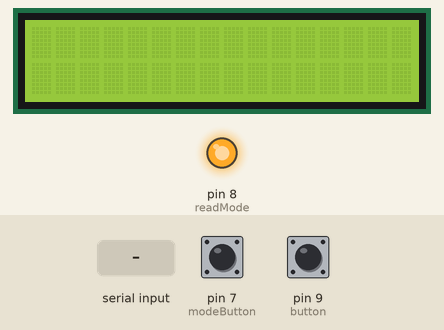
Bench run of a sketch on a simulated Arduino Uno, built with avr-gcc and run on an emulated ATmega328P. On the bench: 16×2 character LCD, output pins drawn as LEDs (lit = HIGH). The test bench sets the inputs (shaded band); at power-on: pin 7 (modeButton) LOW, pin 9 (button) LOW. What the sketch prints to the serial monitor is not drawn.

Above: at 1.2 s.
1.3 s: pin 7 (modeButton) pulled HIGH for 0.15 s
At 2.0 s:
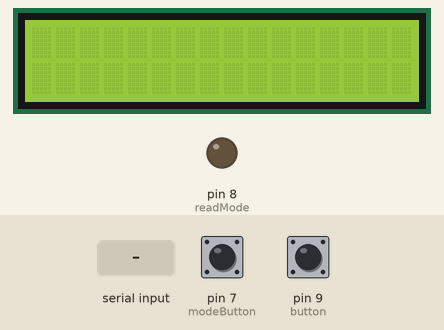
2.9 s: pin 9 (button) pulled HIGH for 3.2 s
At 7.4 s:
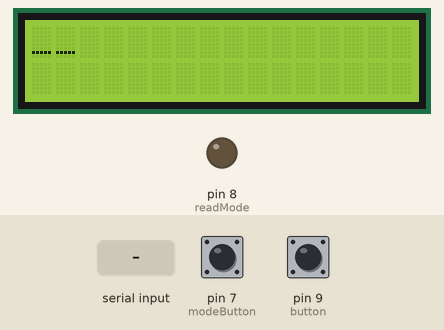
9.1 s: pin 9 (button) pulled HIGH for 0.15 s
At 10.5 s:
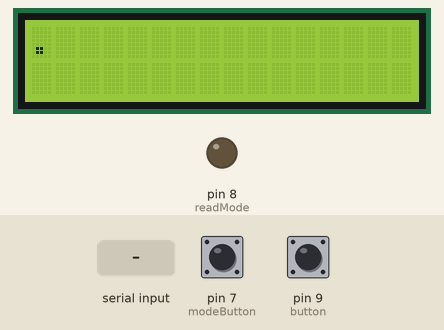
12.2 s: pin 9 (button) pulled HIGH for 1 s
16.2 s: pin 7 (modeButton) pulled HIGH for 1 s
At 16.8 s:
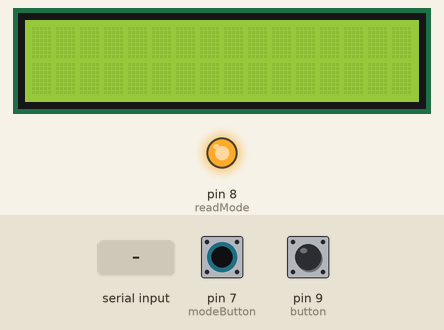
18.7 s: "1" received over Serial
At 19.0 s:
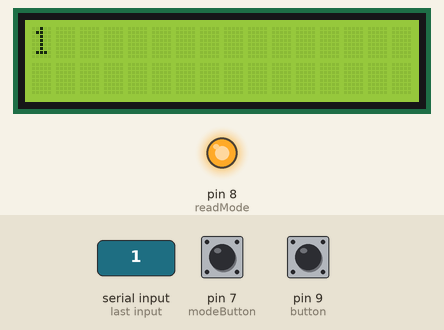
Timing chart, 0 to 21.2 s (numbered marks = the images above; inputs shaded):
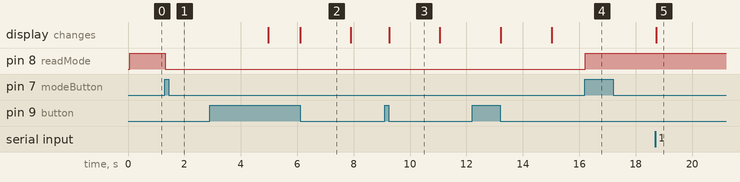

Measured:
- after the input at 1.3 s, pin 8 (readMode): HIGH → LOW at once
- after the input at 2.9 s, the display: first changes after 2.1 s (image 2 shows a later state)
- after the input at 9.1 s, the display: changes after 0.16 s (image 3)
- after the input at 16.2 s, pin 8 (readMode): LOW → HIGH at once
- after the input at 18.7 s, the display: changes at once (image 5)
- what the display in image 2 shows lasts 1.8 s, from 6.1 s to 7.9 s

The sketch:

MorseCode.ino
```cpp
/*
 Library originally added 18 Apr 2008
 by David A. Mellis
 library modified 5 Jul 2009
 by Limor Fried (http://www.ladyada.net)
 example added 9 Jul 2009
 by Tom Igoe
 modified 22 Nov 2010
 by Tom Igoe
 modified 7 Nov 2016
 by Arturo Guadalupi


*/

// include the library code:
#include <LiquidCrystal.h>

// initialize the library by associating any needed LCD interface pin
// with the arduino pin number it is connected to
const byte rs = 12, en = 11, d4 = 5, d5 = 4, d6 = 3, d7 = 2;
const byte readMode = 8;
const byte modeButton = 7;
const byte button = 9;

char readAlphabet;
byte q;
byte p;

byte modeState = 0;
byte old_modeState = 0;
byte currentReadMode = HIGH;
int redbuttonactive = LOW;

byte state = 0;
int secondsOn = 0;
int secondsOff = 0;
byte currentLetter = 0;
byte i =0;
char morseInput[17];

char data;
char letterBefore[6];
char newWord[10];
int k;
int j;

String morseAlphabet[36] = {"._ ", "_... ", "_._. ", "_.. ", ". ",
".._. ", "__. ", ".... ", ".. ", ".___ ", "_._ ", "._.. ", "__ ",
"_. ", "___ ", ".__. ", "__._ ", "._. ", "... ", "_ ", ".._ ", "..._ ",
".__ ", "_.._ ", "_.__ ", "__.. ",".____ ","..___ ","...__ ", "...._ ","..... ","_.... ",
"__... ","___.. ","____. ","_____ "};

char alphabet[37] = "ABCDEFGHIJKLMNOPQRSTUVWXYZ1234567890";

//Beggining of stringLength Function******************
int stringLength(String wordToCheck)
{
  int i = 0;
  while(wordToCheck[i]!= '\0') //Iterates I until null terminator is found
  {
    i++;
  }
  return i;
}
//End of string length function***********************

//Beggining of translateLetter Function***************
char translateLetter(char letterBefore[10])
{
  int wordLength;
  int wordLength2 = stringLength(letterBefore);

  for(int i = 0; i<36; i++)                         //This loop will check every possible letter and number
  {
   wordLength = stringLength(morseAlphabet[i]);

   if(wordLength == wordLength2)                   //If the lengths of the string match then check to see if they are identical otherwise move to the next string
   {
    for (int j = 0; j<wordLength; j++)
    {
      if(letterBefore[j]!= morseAlphabet[i][j])   //If there is a mismatch then break this loop and look at the next string
      {
        break;
      }

      if(morseAlphabet[i][j] == ' ' && letterBefore[j] == ' ')   //If the strings both reach the end marked by a whitespace then the word matches
      {
        //Serial.println(alphabet[i]);
        return alphabet[i];                                      //If there is a match return the letter at index i (alphabet[i])
      }
    }
   }

  }
  return '$';                                                   // $ Chosen to be the character to show that no match was found
}
//End of translateLetter Function***********


LiquidCrystal lcd(rs, en, d4, d5, d6, d7);

void setup() {
  Serial.begin(9600);
  // set up the LCD's number of columns and rows:
  lcd.begin(16, 2);
  // Print a message to the LCD.
  pinMode(readMode, OUTPUT);
  pinMode(modeButton, INPUT);
  pinMode(button, INPUT);
  digitalWrite(LED_BUILTIN, HIGH);
}

void loop() {
  digitalWrite(readMode, currentReadMode);
  while(currentReadMode == HIGH){
    lcd.setCursor(p,q);

    modeState = digitalRead(modeButton);

    if(modeState != old_modeState) {
      if(modeState == HIGH){
        currentReadMode = 1 - currentReadMode;
        digitalWrite(readMode, currentReadMode);
        //Serial.println("button pressed");
        redbuttonactive = HIGH;

        lcd.clear();
        p = 0;
        q = 0;
      }
      else{
      //Serial.println("button released");
      }
    }
    old_modeState = modeState;
    delay(50);
    //what needs to be done on when readmode is high

    if(Serial.available()){
      lcd.write(Serial.read());
      p++;
    }
  }

  while(currentReadMode == LOW){
    modeState = digitalRead(modeButton);


    if(modeState != old_modeState) {
      if(modeState == HIGH){
        currentReadMode = 1 - currentReadMode;
        digitalWrite(readMode, currentReadMode);
        //Serial.println("button pressed");
        redbuttonactive = LOW;

        lcd.clear();
        for(int g = 0; g < 17; g++){
          morseInput[g] = ' ';
        }
        p = 0;
        q = 0;
      }
      else{
        //Serial.println("button released");
      }


    }
    old_modeState = modeState;
    delay(50);

    state = digitalRead(button);

    secondsOn = 0;
    secondsOff = 0;

    if(state == HIGH){
      redbuttonactive = HIGH;
      while(digitalRead(button) == HIGH && secondsOn < 80){
        secondsOn++;
        delay(25);
      }
    }
    else if(state == LOW && redbuttonactive == LOW){

    }
    else if(state == LOW && redbuttonactive == HIGH){
      while(digitalRead(button) == LOW && secondsOff < 70){
        secondsOff++;
        delay(25);
      }
      if(secondsOff >= 70){
        redbuttonactive = LOW;
        morseInput[currentLetter] = ' ';
        morseInput[currentLetter +1] = '\0';
        Serial.print("Morse Input sent: ");
        Serial.println(morseInput);
        data = translateLetter(morseInput);
        Serial.write(data);
        lcd.clear();
        p =0;
        currentLetter=0;
        p = 0;

      }
    }

    if(redbuttonactive == HIGH){
      if(secondsOn < 30 && secondsOn > 0){
        morseInput[currentLetter] = '.';
        currentLetter++;
        lcd.write('.');
        p++;
        //Serial.println(". has been added");
      }
      else if(secondsOn >= 30){
        morseInput[currentLetter] = '_';
        currentLetter++;
        lcd.write('_');
        p++;
        //Serial.println("_ has been added");
      }
      if(secondsOff >= 30 && secondsOff < 70){
        morseInput[currentLetter] = ' ';
        morseInput[currentLetter +1] = '\0';

        Serial.print("Morse Input sent: ");
        Serial.println(morseInput);
        data = translateLetter(morseInput);
        Serial.write(data);
        lcd.clear();
        p =0;
        currentLetter=0;
        p = 0;
      }
    }


  }
}
```
